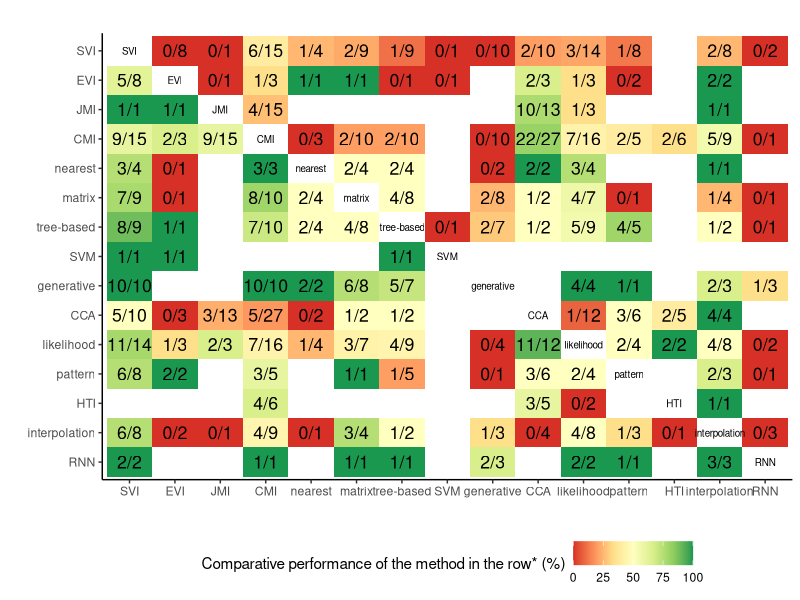
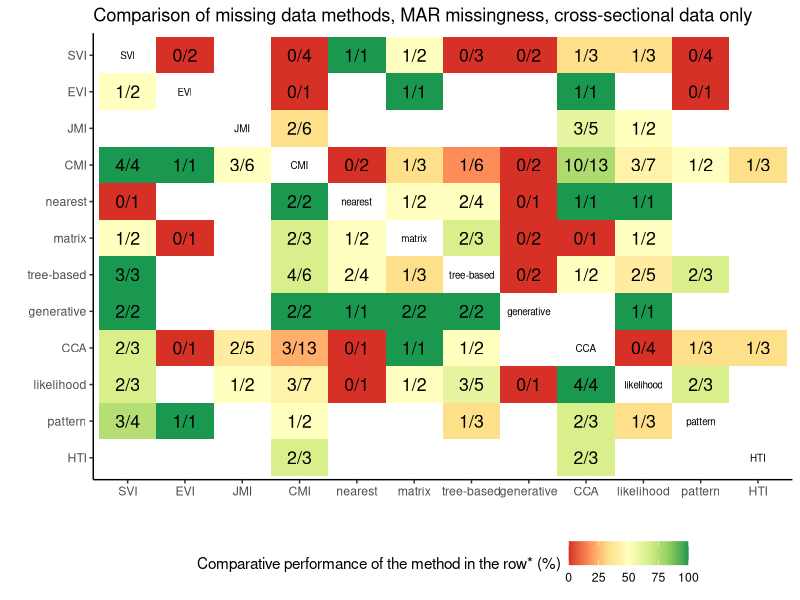
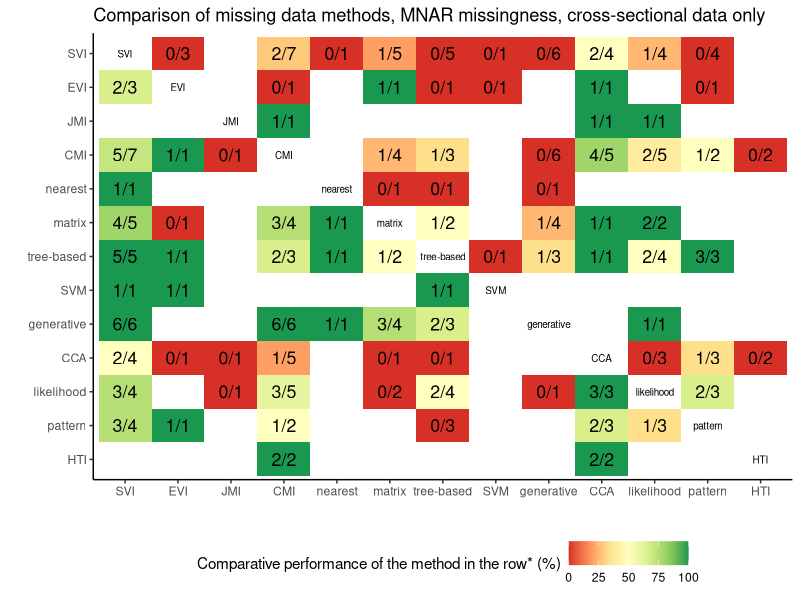
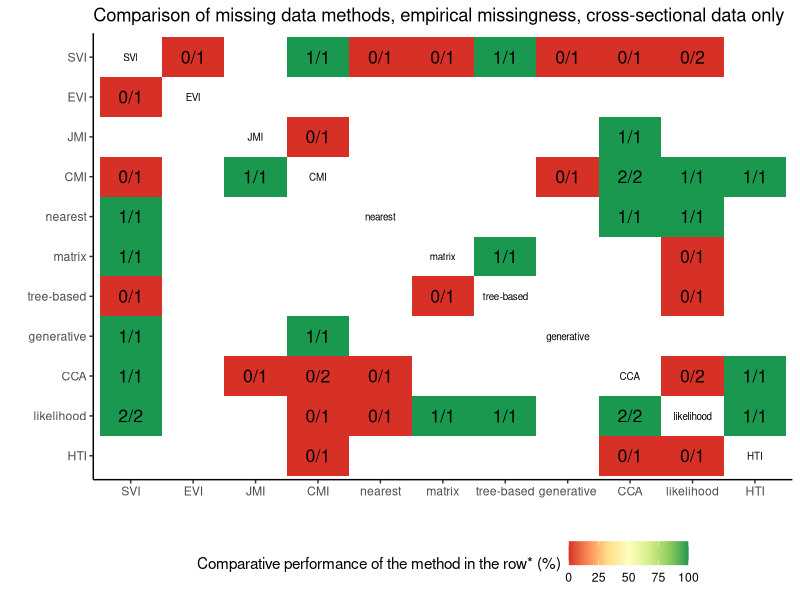
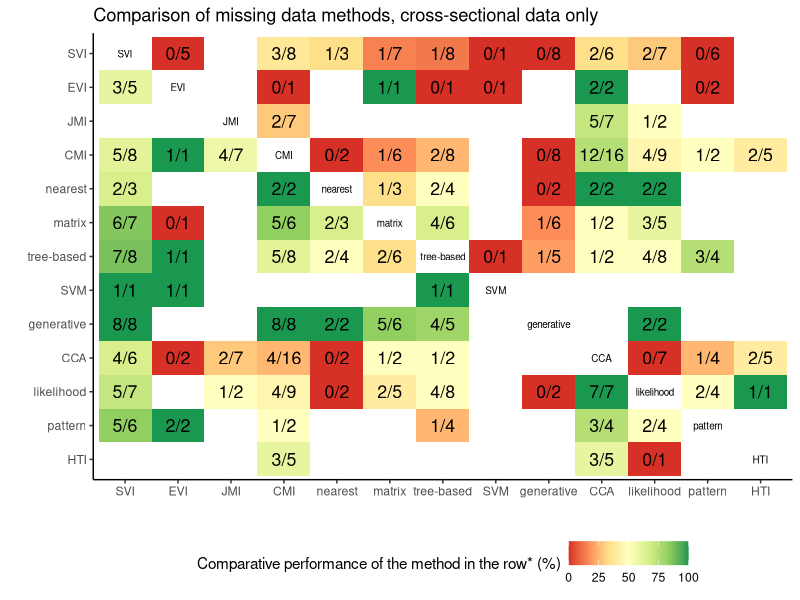
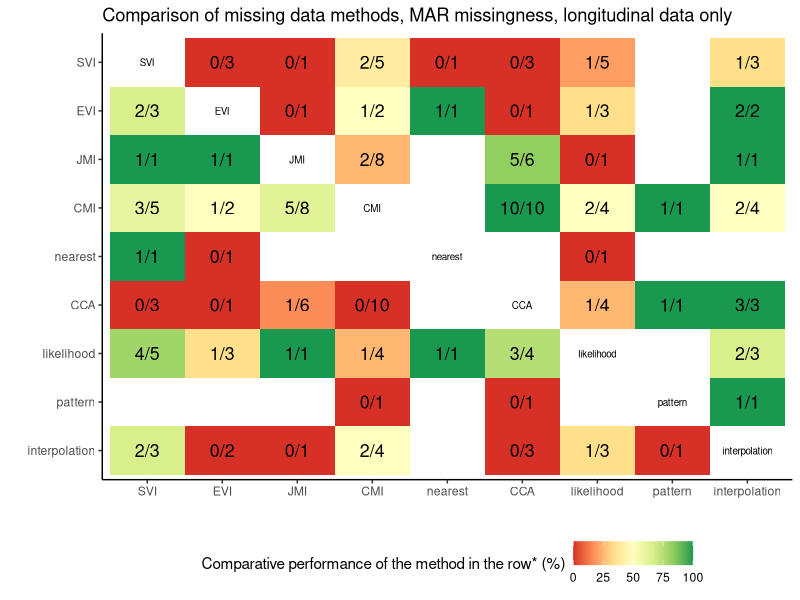
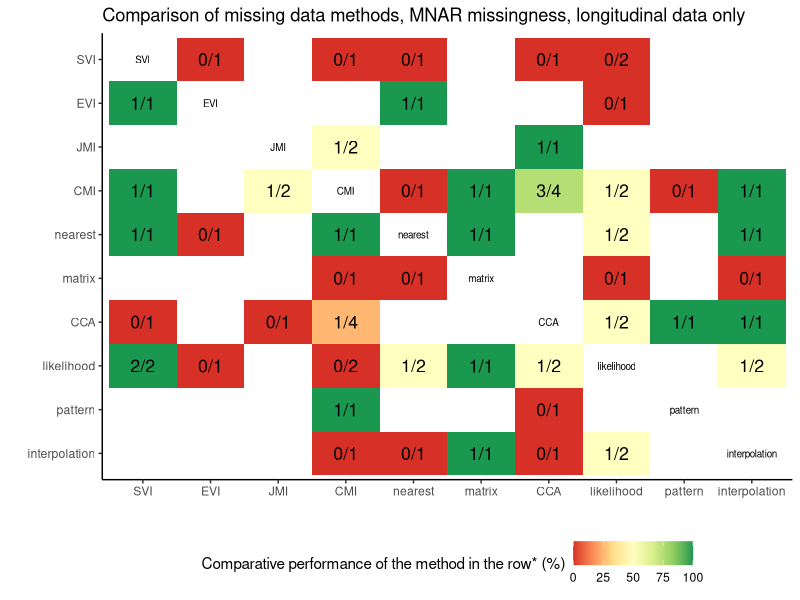
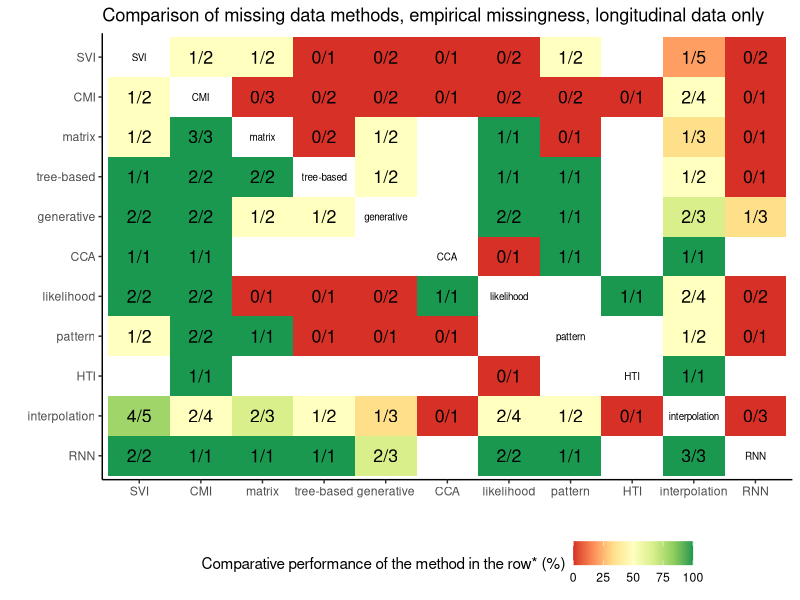

Generate these figures, in order, with R:
# lit review
library(tidyverse)
dat <-
  readxl::read_excel(
    "./asreview_result_clinical-applications-of-ai.xlsx",
    sheet = "Export",
    na = "0"
  ) #%>% select(-RNN)

# analyze data
analyze <- function(data) {
  # exclude unused methods and paper characteristics (columns 1-4)
  excl <- colMeans(data, na.rm = TRUE) == "NaN"
  excl[1:4] <- TRUE
  
  # labels of used methods
  methods <- names(data)[!excl]
  
  results <- purrr::map_dfr(1:length(methods), function(x) {
    purrr::map_dfr(methods, function(y) {
      sum(data[, methods[x]] < data[, y], na.rm = TRUE) %>%
        c(., sum(data[, methods[x]] > 0 &
                   data[, y] > 0, na.rm = TRUE)) %>%
        setNames(., c("count", "total")) #name per method: c(methods[x],paste0(methods[x], "_sum"))
    }) %>%
      cbind(method = methods[x], versus = methods, .)
  }) %>%
    mutate(
      method = factor(method, levels = rev(methods)),
      versus = factor(versus, levels = methods),
      label = paste0(count, "/", total)
    )
  is.na(results$label) <- results[, "label"] == "0/0"
  results$diag <- results[, "method"] == results[, "versus"]
  results[results$diag, "label"] <- methods
  results[results$diag, "count"] <- NA
  return(results)
}

# plot results
plot_results <- function(results, title_text) {
  ggplot(
    results,
    aes(
      x = versus,
      y = method,
      fill = 100 * count / total,
      label = label#,
      #fontface = ifelse(diag, 2, 1)
    )
  ) +
    geom_tile() +
    geom_text(size = ifelse(results$diag, 2.5, 4.5)) +
    labs(x = "", y = "", title = title_text) +
    scale_fill_distiller(
      palette = "RdYlGn",
      name = "Comparative performance of the method in the row* (%)",
      na.value = "white",
      direction = 1
    ) + #, low="white", high="darkgrey", na.value = "white") +
    theme_classic() +
    theme(legend.position = "bottom") # "Performance \n(% studies \nin which \nmethod in \nrow > column)
}

# for all studies combined
results_full_data <- analyze(dat)
results_all <- plot_results(results_full_data, "")
results_all

# # longitudinal only
# results_long <- dat %>%
#   filter(longitudinal==1) %>%
#   analyze()
# plot_results(results_long, "Comparison of missing data methods, all longitudinal data")

# # cross-sectional only
# results_cros <- dat %>%
#   filter(is.na(longitudinal)) %>%
#   analyze()
# plot_results(results_cros, "Comparison of missing data methods, all cross-sectional data")

#############

# MAR, cross-sectional only
results_MAR_cros <- dat %>% filter(MAR == 1) %>%
  filter(is.na(longitudinal)) %>%
  analyze() %>%
  plot_results("Comparison of missing data methods, MAR missingness, cross-sectional data only")
results_MAR_cros

# MNAR, cross-sectional only
results_MNAR_cros <- dat %>% filter(MNAR == 1) %>%
  filter(is.na(longitudinal)) %>%
  analyze() %>%
  plot_results("Comparison of missing data methods, MNAR missingness, cross-sectional data only")
results_MNAR_cros

# empirical cross-sectional only
results_emp_cros <- dat %>% filter(empirical == 1) %>%
  filter(is.na(longitudinal)) %>%
  analyze() %>%
  plot_results("Comparison of missing data methods, empirical missingness, cross-sectional data only")
results_emp_cros

# all cross-sectional
results_all_cros <- dat %>%
  filter(is.na(longitudinal)) %>%
  analyze() %>%
  plot_results("Comparison of missing data methods, cross-sectional data only")
results_all_cros

##############

# MAR longitudinal only
results_MAR_long <- dat %>% filter(MAR == 1) %>%
  filter(longitudinal == 1) %>%
  analyze() %>%
  plot_results("Comparison of missing data methods, MAR missingness, longitudinal data only")
results_MAR_long

# MNAR longitudinal only
results_MNAR_long <- dat %>% filter(MNAR == 1) %>%
  filter(longitudinal == 1) %>%
  analyze() %>%
  plot_results("Comparison of missing data methods, MNAR missingness, longitudinal data only")
results_MNAR_long

# empirical longitudinal only
results_emp_long <- dat %>% filter(empirical == 1) %>%
  filter(longitudinal == 1) %>%
  analyze() %>%
  plot_results("Comparison of missing data methods, empirical missingness, longitudinal data only")
results_emp_long

# all longitudinal
results_all_long <- dat %>%
  filter(longitudinal == 1) %>%
  analyze() %>%
  plot_results("Comparison of missing data methods, longitudinal data only")
results_all_long


# combine plots
library(patchwork)
excl_cros <-
  apply(dat[is.na(dat$longitudinal), -c(1:4)], 2, function(x) {
    all(is.na(x))
  }) %>% c(rep(TRUE, 4), .)
excl_long <-
  apply(dat[dat$longitudinal == 1, -c(1:4)], 2, function(x) {
    all(is.na(x))
  }) %>% c(rep(TRUE, 4), .) #dat %>% filter(longitudinal==1) %>% colMeans(., na.rm=TRUE) == "NaN"

# cross-sectional
(results_MAR_cros + scale_y_discrete(limits = rev(names(dat)[!excl_cros]))) +
  (results_MNAR_cros + scale_y_discrete(limits = rev(names(dat)[!excl_cros]))) +
  (results_emp_cros + scale_y_discrete(limits = rev(names(dat)[!excl_cros]))) +
  plot_layout(guides = 'collect')

# longitudinal
(results_MAR_long + scale_y_discrete(limits = rev(names(dat)[!excl_long]))) +
  (results_MNAR_long + scale_y_discrete(limits = rev(names(dat)[!excl_long]))) +
  (results_emp_long + scale_y_discrete(limits = rev(names(dat)[!excl_long]))) +
  plot_layout(guides = 'collect')
# OLD CODE
# results <- purrr::map_dfr(1:15, function(x){
#   purrr::map_dfr(methods, function(y){
#     sum(dat[, methods[x]]<dat[,y], na.rm=TRUE) %>%
#       c(., sum(dat[, methods[x]]> 0 & dat[,y] > 0, na.rm = TRUE)) %>%
#       setNames(., c("count", "total")) #name per method: c(methods[x],paste0(methods[x], "_sum"))
#     }) %>%
#     cbind(method = methods[x], versus = methods, .)}) %>%
#   mutate(method = factor(method, levels=rev(methods)),
#          versus = factor(versus, levels=methods),
#          label = paste0(count,"/",total))
# is.na(results$label) <- results[, "label"]=="0/0"
# results[results[,"method"]==results[,"versus"], "label"] <- methods


# MNAR_results <- purrr::map_dfr(1:19, function(x){
#   purrr::map_dfr(methods, function(y){
#     sum(MNAR_dat[, methods[x]]< MNAR_dat[,y], na.rm=TRUE) %>%
#       c(., sum(MNAR_dat[, methods[x]]> 0 & MNAR_dat[,y] > 0, na.rm = TRUE)) %>%
#       setNames(., c("count", "total")) #name per method: c(methods[x],paste0(methods[x], "_sum"))
#   }) %>%
#     cbind(method = methods[x], versus = methods, .)}) %>%
#   mutate(method = factor(method, levels=rev(methods)),
#          versus = factor(versus, levels=methods),
#          label = paste0(count,"/",total))
# is.na(MNAR_results$label) <- MNAR_results[, "label"]=="0/0"
# MNAR_results[results[,"method"]==MNAR_results[,"versus"], "label"] <- methods

# # check which methods are not used at all
# MNAR_results <- MNAR_results %>%
#   filter(method != "RNN") %>% filter(method != "kernel") %>%
#   filter(versus != "RNN") %>% filter(versus != "kernel")

# ggplot(results_MNAR, aes(x=versus, y=method, fill=count/total, label = label))+
#   geom_tile() +
#   geom_text() +
#   labs(x = "", y="", title = "Comparison of missing data methods, MNAR mmissingness only") +
#   scale_fill_gradient(name = "Performance \n(row > column)", low="white", high="darkgrey", na.value = "white") +
#   theme_bw()
